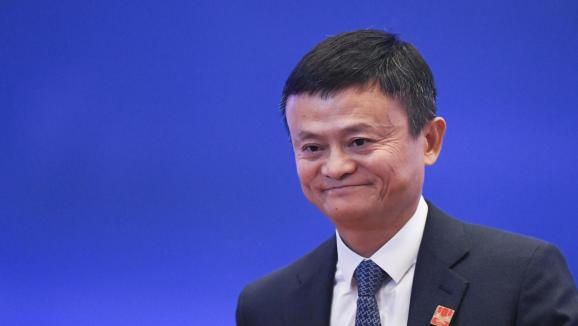
#> input picture images/Jack.jpg, 578 x 326 px
$ jupyter execute --allow-errors Test.ipynb
#> lines starting #> are read from the running program, lines starting #| are printed output that depends on the picture
[cell 1]
def mark_attendance(attendance):
    with open("attendance.csv", 'r+') as f:
        if attendance:
            next(f)
            tmp_data = []
            name_list = []
            ligne_data = []
            data = f.read()
            for l in data:
                ligne_data = data.split("\n")

            print("ligne_data =", ligne_data)
            for i in ligne_data:
                #print(i)
                tmp_data.append(i)

            #print(tmp_data)

            for j in tmp_data:
                ligne_row = j.split(",")
                #print(ligne_row)
                name_list.append(ligne_row[1])
            #print(name_list)

            name = attendance[1]
            #if name not in name_list:
                #name_list.append(ligne_row[1])
            if name in name_list:
                pass
            else:
                print("name does n't existe")
                f.writelines(f'\n{attendance[0]},{attendance[1]},{attendance[2]}')

attendance = ["55506", "Sagafou","13:12:34"]
#> (the rest of this cell did not finish here and is left out)

[cell 2]
''' # WHEN THE BUTTON IS PRESSED
    input :
        first_name
        last_name
        ID

    function :
        # get ID,
        # create directory
        # save image taken on the directory
        # if the directory existe when the button is pressed just save image
        # when the directory does nt exist just save the image


'''


import os
import cv2

path = "/home/xps/devs/attendance-system-upec/knn_examples/train/"
name = "Xavier"
full_path = path+name

ID = 234445
time_stamp = "13:34:23"

def save_registration(dir_name, img):
   # Create target directory if don't exist
    if not os.path.exists(dir_name):
        os.mkdir(dir_name)
        print("Directory " , dir_name ,  " Created ")
    else:
        print("Directory " , dir_name ,  " already exists")

img = cv2.imread('images/Jack.jpg')
#> img is the input picture: shape (326, 578, 3); mean B, G, R 169.4, 76.9, 69.7
gray = cv2.cvtColor(img, cv2.COLOR_BGR2GRAY)
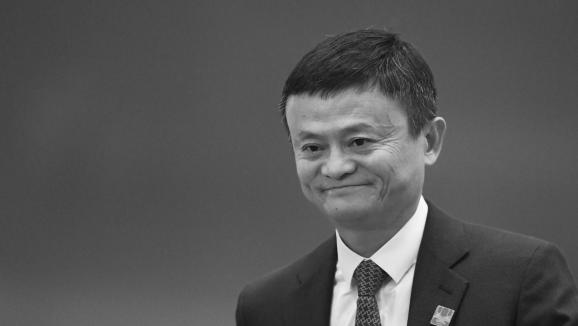
#> gray: shape (326, 578); min 7, max 255, mean 85.3
cv2.imwrite(full_path+'/Xavier.jpg', gray)

save_registration(full_path, gray)
print("done")
